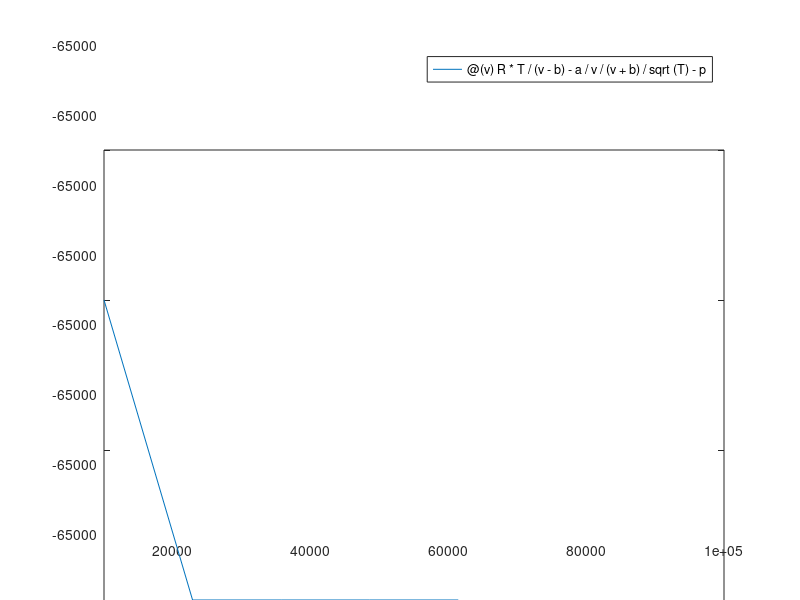

The MATLAB source for this figure:
% Newton-Raphson methond
pc = 4600; Tc = 191; R = 0.518;
T = -40+273; p = 65000;
a = 0.427*R^2*Tc^2.5/pc;
b = 0.0866*R*Tc/pc;
f = @(v) R*T/(v-b)-a/v/(v+b)/sqrt(T)-p;
df = @(v) a/(T^(1/2)*v*(b+v)^2)-(R*T)/(b-v)^2+a/(T^(1/2)*v^2*(b+v));
fplot(f,[10000,100000])
% x = 0.03;
% while(1)
%     xold = x;
%     x = x-f(x)/df(x);
%     if x ~= 0
%         ea = abs((x-xold)/x) * 100;
%     end
%     if ea < 0.01, break, end
% end
% x
